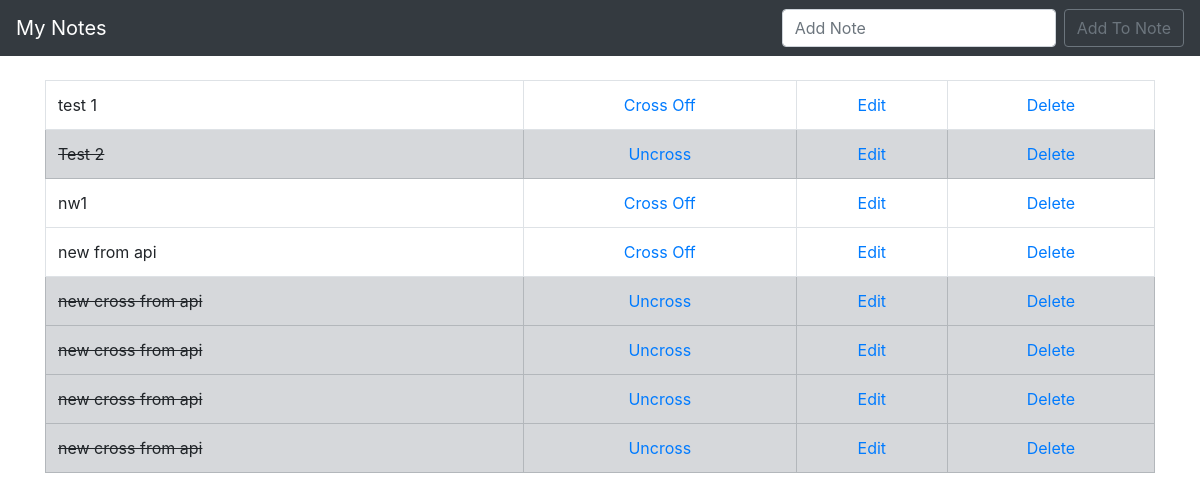
Before: / with the older database file.
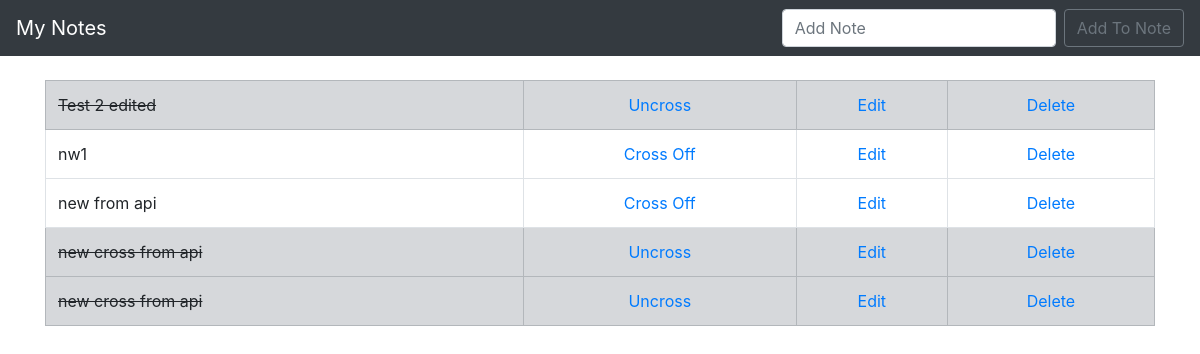
After: the same page with the newer database file.
### todo_list/models.py (models this page shows, shortened)
class List(models.Model):
    item = models.CharField(max_length = 200)
    completed = models.BooleanField(default=False)

### todo_list/views.py (the view)
# urls.py: path('', views.home, name = "home"),
def home(request):
    if request.method == 'POST':
        form = NoteForm(request.POST or None)
        if form.is_valid():
            form.save()
            all_items = List.objects.all
            messages.success(request, ('Item has been added to list!'))
            return redirect('home')
    else:
        all_items = List.objects.all
        return render(request, "home.html", {'all_items': all_items})

### todo_list/templates/home.html (shortened to what this page needs)
{% extends 'base.html' %}
{% block content %}
{% if all_items %}
    <table class="table table-bordered">
    {% for things in all_items %}
        {% if things.completed %}
            <tr class="table-secondary">
                <td class="striker">{{ things.item }}</td>
                <td><center><a href = "{% url 'uncross' things.id %}">Uncross</a></center></td>
                <td><center><a href = "{% url 'edit' things.id %}">Edit</a></center></td>
                <td><center><a href = "{% url 'delete' things.id %}">Delete</a></center></td>
            </tr>
        {% else %}
            <tr>
                <td>{{ things.item }}</td>
                <td><center><a href = "{% url 'cross_off' things.id %}">Cross Off</a></center></td>
                <td><center><a href = "{% url 'edit' things.id %}">Edit</a></center></td>
                <td><center><a href = "{% url 'delete' things.id %}">Delete</a></center></td>
            </tr>
        {% endif %}
    {% endfor %}
    </table>
{% endif %}
{% endblock %}

Changed rows visible on the page:
removed List: item "test 1"
removed List: item "new cross from api"
removed List: item "new cross from api"
changed List: item "Test 2" → "Test 2 edited"
